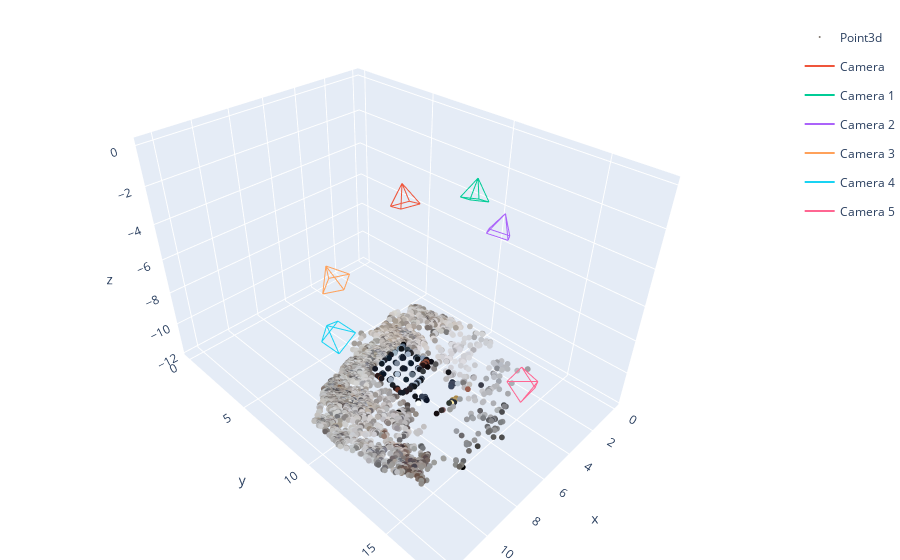

The cell this chart's notebook holds for it:
### Code cell
center_t = space_utils.ray_to_transform(space_utils.center_ray(cams))
pc_sel = space_utils.camera_ball(pc, cams, 2)

v3d.make_fig(center_t @ pc_sel, *(center_t @ cam for cam in cams))

### Figure 1 — Plotly figure (JSON) as saved in the notebook; plotly's stock layout.template omitted (floating-point values rounded to 4 significant figures; data arrays with more than 128 entries replaced by an {"elided": "..."} marker saying what was removed)
{"data": [{"legendgroup": "Point3d", "marker": {"color": {"elided": "3331 str values"}, "size": 2}, "mode": "markers", "name": "Point3d", "type": "scatter3d", "x": {"elided": "3331 float values"}, "y": {"elided": "3331 float values"}, "z": {"elided": "3331 float values"}}, {"legendgroup": "Camera", "mode": "lines", "name": "Camera", "type": "scatter3d", "x": [4.867, 4.607, null, 4.867, 5.569, null, 4.867, 4.351, null, 4.867, 5.313, null, 4.607, 5.569, null, 5.569, 5.313, null, 4.351, 4.607, null, 5.313, 4.351, null], "y": [7.979, 8.878, null, 7.979, 8.605, null, 7.979, 7.965, null, 7.979, 7.693, null, 8.878, 8.605, null, 8.605, 7.693, null, 7.965, 8.878, null, 7.693, 7.965, null], "z": [-1.641, -2.432, null, -1.641, -2.426, null, -1.641, -2.752, null, -1.641, -2.746, null, -2.432, -2.426, null, -2.426, -2.746, null, -2.752, -2.432, null, -2.746, -2.752, null]}, {"legendgroup": "Camera 1", "mode": "lines", "name": "Camera 1", "type": "scatter3d", "x": [1.458, 1.599, null, 1.458, 2.446, null, 1.458, 1.223, null, 1.458, 2.069, null, 1.599, 2.446, null, 2.446, 2.069, null, 1.223, 1.599, null, 2.069, 1.223, null], "y": [9.6, 10.44, null, 9.6, 9.978, null, 9.6, 9.576, null, 9.6, 9.111, null, 10.44, 9.978, null, 9.978, 9.111, null, 9.576, 10.44, null, 9.111, 9.576, null], "z": [-2.018, -2.895, null, -2.018, -2.635, null, -2.018, -3.22, null, -2.018, -2.961, null, -2.895, -2.635, null, -2.635, -2.961, null, -3.22, -2.895, null, -2.961, -3.22, null]}, {"legendgroup": "Camera 2", "mode": "lines", "name": "Camera 2", "type": "scatter3d", "x": [2.255, 2.817, null, 2.255, 3.258, null, 2.255, 2.001, null, 2.255, 2.443, null, 2.817, 3.258, null, 3.258, 2.443, null, 2.001, 2.817, null, 2.443, 2.001, null], "y": [11.87, 12.54, null, 11.87, 11.66, null, 11.87, 12.06, null, 11.87, 11.18, null, 12.54, 11.66, null, 11.66, 11.18, null, 12.06, 12.54, null, 11.18, 12.06, null], "z": [-2.675, -3.53, null, -2.675, -3.348, null, -2.675, -3.857, null, -2.675, -3.675, null, -3.53, -3.348, null, -3.348, -3.675, null, -3.857, -3.53, null, -3.675, -3.857, null]}, {"legendgroup": "Camera 3", "mode": "lines", "name": "Camera 3", "type": "scatter3d", "x": [10.06, 9.118, null, 10.06, 9.937, null, 10.06, 9.615, null, 10.06, 10.43, null, 9.118, 9.937, null, 9.937, 10.43, null, 9.615, 9.118, null, 10.43, 9.615, null], "y": [8.712, 9.071, null, 8.712, 9.635, null, 8.712, 8.283, null, 8.712, 8.847, null, 9.071, 9.635, null, 9.635, 8.847, null, 8.283, 9.071, null, 8.847, 8.283, null], "z": [-3.261, -3.953, null, -3.261, -4.056, null, -3.261, -4.317, null, -3.261, -4.42, null, -3.953, -4.056, null, -4.056, -4.42, null, -4.317, -3.953, null, -4.42, -4.317, null]}, {"legendgroup": "Camera 4", "mode": "lines", "name": "Camera 4", "type": "scatter3d", "x": [12.45, 11.51, null, 12.45, 11.5, null, 12.45, 12.36, null, 12.45, 12.36, null, 11.51, 11.5, null, 11.5, 12.36, null, 12.36, 11.51, null, 12.36, 12.36, null], "y": [11.55, 11.05, null, 11.55, 12.05, null, 11.55, 11.06, null, 11.55, 12.06, null, 11.05, 12.05, null, 12.05, 12.06, null, 11.06, 11.05, null, 12.06, 11.06, null], "z": [-3.397, -4.003, null, -3.397, -3.992, null, -3.397, -4.517, null, -3.397, -4.506, null, -4.003, -3.992, null, -3.992, -4.506, null, -4.517, -4.003, null, -4.506, -4.517, null]}, {"legendgroup": "Camera 5", "mode": "lines", "name": "Camera 5", "type": "scatter3d", "x": [7.002, 6.417, null, 7.002, 7.412, null, 7.002, 6.506, null, 7.002, 7.501, null, 6.417, 7.412, null, 7.412, 7.501, null, 6.506, 6.417, null, 7.501, 6.506, null], "y": [17.41, 17.01, null, 17.41, 17.05, null, 17.41, 16.33, null, 17.41, 16.36, null, 17.01, 17.05, null, 17.05, 16.36, null, 16.33, 17.01, null, 16.36, 16.33, null], "z": [-5.923, -6.924, null, -5.923, -7.018, null, -5.923, -6.205, null, -5.923, -6.299, null, -6.924, -7.018, null, -7.018, -6.299, null, -6.205, -6.924, null, -6.299, -6.205, null]}, {"marker": {"color": "rgba(0, 0, 0, 0.0)", "size": 0.01}, "showlegend": false, "type": "scatter3d", "x": [0], "y": [0], "z": [0]}], "layout": {"legend": {"y": 0.96}, "margin": {"b": 0, "l": 0, "r": 0, "t": 0}, "scene": {"aspectmode": "data"}}}
